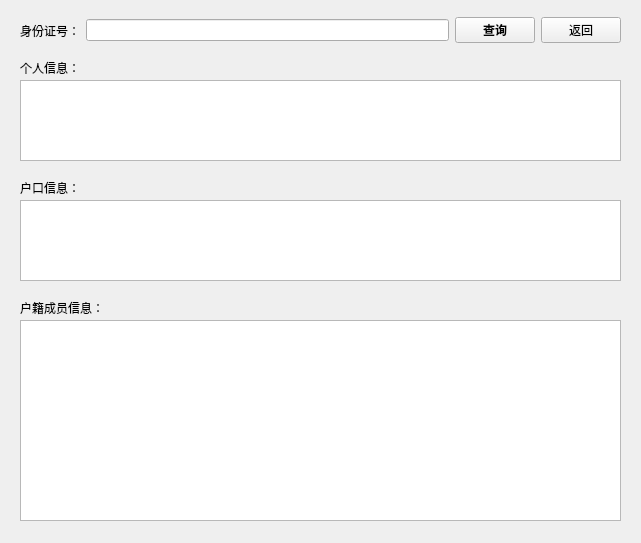
<?xml version="1.0" encoding="UTF-8"?>
<ui version="4.0">
 <class>usersearch</class>
 <widget class="QWidget" name="usersearch">
  <property name="geometry">
   <rect>
    <x>0</x>
    <y>0</y>
    <width>641</width>
    <height>543</height>
   </rect>
  </property>
  <property name="windowTitle">
   <string>Form</string>
  </property>
  <widget class="QWidget" name="horizontalLayoutWidget">
   <property name="geometry">
    <rect>
     <x>20</x>
     <y>10</y>
     <width>601</width>
     <height>41</height>
    </rect>
   </property>
   <layout class="QHBoxLayout" name="horizontalLayout">
    <item>
     <widget class="QLabel" name="label">
      <property name="font">
       <font>
        <family>宋体</family>
       </font>
      </property>
      <property name="text">
       <string>身份证号：</string>
      </property>
     </widget>
    </item>
    <item>
     <widget class="QLineEdit" name="lineEdit_id"/>
    </item>
    <item>
     <widget class="QPushButton" name="pushButton_search">
      <property name="font">
       <font>
        <family>Agency FB</family>
        <weight>75</weight>
        <bold>true</bold>
       </font>
      </property>
      <property name="text">
       <string>查询</string>
      </property>
     </widget>
    </item>
    <item>
     <widget class="QPushButton" name="pushButton_exit">
      <property name="font">
       <font>
        <family>Agency FB</family>
        <weight>50</weight>
        <bold>false</bold>
       </font>
      </property>
      <property name="text">
       <string>返回</string>
      </property>
     </widget>
    </item>
   </layout>
  </widget>
  <widget class="QLabel" name="label_2">
   <property name="geometry">
    <rect>
     <x>20</x>
     <y>180</y>
     <width>72</width>
     <height>15</height>
    </rect>
   </property>
   <property name="font">
    <font>
     <family>宋体</family>
    </font>
   </property>
   <property name="text">
    <string>户口信息：</string>
   </property>
  </widget>
  <widget class="QLabel" name="label_3">
   <property name="geometry">
    <rect>
     <x>20</x>
     <y>300</y>
     <width>121</width>
     <height>16</height>
    </rect>
   </property>
   <property name="text">
    <string>户籍成员信息：</string>
   </property>
  </widget>
  <widget class="QTableView" name="tableView">
   <property name="geometry">
    <rect>
     <x>20</x>
     <y>200</y>
     <width>601</width>
     <height>81</height>
    </rect>
   </property>
  </widget>
  <widget class="QTableView" name="tableView_2">
   <property name="geometry">
    <rect>
     <x>20</x>
     <y>320</y>
     <width>601</width>
     <height>201</height>
    </rect>
   </property>
  </widget>
  <widget class="QTableView" name="person">
   <property name="geometry">
    <rect>
     <x>20</x>
     <y>80</y>
     <width>601</width>
     <height>81</height>
    </rect>
   </property>
  </widget>
  <widget class="QLabel" name="label_4">
   <property name="geometry">
    <rect>
     <x>20</x>
     <y>60</y>
     <width>72</width>
     <height>15</height>
    </rect>
   </property>
   <property name="font">
    <font>
     <family>宋体</family>
    </font>
   </property>
   <property name="text">
    <string>个人信息：</string>
   </property>
  </widget>
 </widget>
 <tabstops>
  <tabstop>lineEdit_id</tabstop>
  <tabstop>pushButton_search</tabstop>
  <tabstop>pushButton_exit</tabstop>
  <tabstop>person</tabstop>
  <tabstop>tableView</tabstop>
  <tabstop>tableView_2</tabstop>
 </tabstops>
 <resources/>
 <connections/>
</ui>
